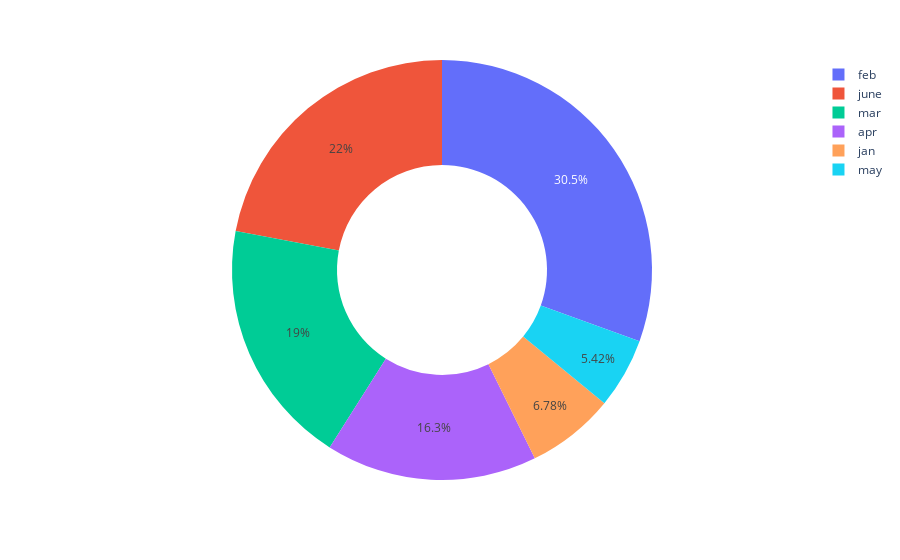

The notebook cell this image was saved under:
### Code cell
px.pie(values=rainfall,names=mon,hole=.5)

### Figure 1 — Plotly figure (JSON) as saved in the notebook; plotly's stock layout.template omitted (floating-point values rounded to 4 significant figures)
{"data": [{"domain": {"x": [0, 1], "y": [0, 1]}, "hole": 0.5, "hovertemplate": "label=%{label}<br>value=%{value}<extra></extra>", "labels": ["jan", "feb", "mar", "apr", "may", "june"], "legendgroup": "", "name": "", "showlegend": true, "type": "pie", "values": [20, 90, 56, 48, 16, 65]}], "layout": {"legend": {"tracegroupgap": 0}, "margin": {"t": 60}}}
